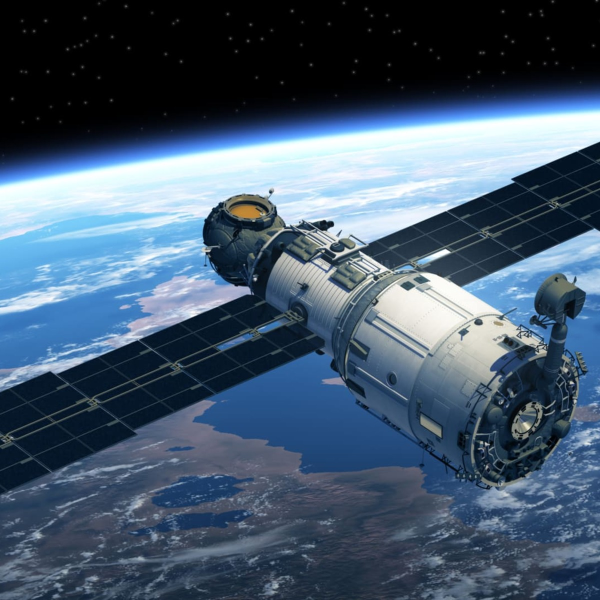
#> input picture img.jpg, 1200 x 1200 px (shown at 1/2 size)
$ python -i preprocess.py   (imports and definitions only)
#> lines starting #> are read from the running program, lines starting #| are printed output that depends on the picture
import os
import shutil
import random
from tqdm import tqdm
import numpy as np
from PIL import Image, ImageOps, ImageEnhance
import sys
sys.path.append(os.path.dirname(os.path.dirname(os.path.dirname(os.path.abspath(__file__)))))
from src.utils.common import create_dir, set_seed

# [17 lines left out: function resize_and_convert, not called in this run]

def apply_augmentation(img_path, output_path_base, target_size=(224, 224)):
    """
    Apply data augmentation to an image and save multiple augmented versions
    """
#> called with img_path = '../../img.jpg', output_path_base = 'out.png', target_size = (224, 224)
    try:
        img = Image.open(img_path).convert('RGB')
#> img is the input picture: PIL image 1200x1200 RGB; mean R, G, B 71.2, 90.6, 111
        img = img.resize(target_size)
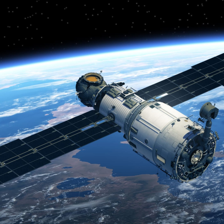
#> img: PIL image 224x224 RGB; mean R, G, B 71.2, 90.6, 111
        base_filename = os.path.splitext(os.path.basename(output_path_base))[0]
        ext = os.path.splitext(output_path_base)[1]
        output_dir = os.path.dirname(output_path_base)

        # Save original resized image
        img.save(output_path_base)

        # Apply rotation (30 degrees)
        angle = random.randint(-30, 30)  # Increased rotation range
        rotated_img = img.rotate(angle)
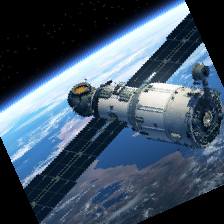
#> rotated_img: PIL image 224x224 RGB; mean R, G, B 66.3, 84.2, 102.7
        rotated_path = os.path.join(output_dir, f"{base_filename}_rotated{ext}")
        rotated_img.save(rotated_path)

        # Apply horizontal flip
        h_flipped_img = ImageOps.mirror(img)
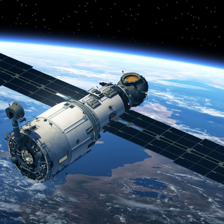
#> h_flipped_img: PIL image 224x224 RGB; mean R, G, B 71.2, 90.6, 111
        h_flipped_path = os.path.join(output_dir, f"{base_filename}_hflip{ext}")
        h_flipped_img.save(h_flipped_path)

        # Apply vertical flip
        v_flipped_img = ImageOps.flip(img)
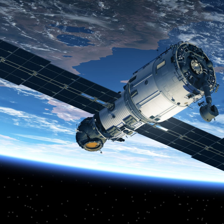
#> v_flipped_img: PIL image 224x224 RGB; mean R, G, B 71.2, 90.6, 111
        v_flipped_path = os.path.join(output_dir, f"{base_filename}_vflip{ext}")
        v_flipped_img.save(v_flipped_path)

        # Apply both flips (horizontal + vertical)
        hv_flipped_img = ImageOps.flip(ImageOps.mirror(img))
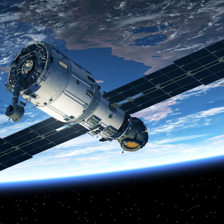
#> hv_flipped_img: PIL image 224x224 RGB; mean R, G, B 71.2, 90.6, 111
        hv_flipped_path = os.path.join(output_dir, f"{base_filename}_hvflip{ext}")
        hv_flipped_img.save(hv_flipped_path)

        # Apply brightness and contrast adjustments
        bright_factor = random.uniform(0.8, 1.2)
        contrast_factor = random.uniform(0.8, 1.2)

        enhancer = ImageEnhance.Brightness(img)
        bright_img = enhancer.enhance(bright_factor)
        enhancer = ImageEnhance.Contrast(bright_img)
        adjusted_img = enhancer.enhance(contrast_factor)

        adjusted_path = os.path.join(output_dir, f"{base_filename}_adjusted{ext}")
        adjusted_img.save(adjusted_path)

        return True
    except Exception as e:
        print(f"Error augmenting {img_path}: {e}")
        return False

# [120 lines left out: function process_horizon_dataset, not called in this run]

# [21 lines not run here, left out]

>>> result = apply_augmentation('../../img.jpg', 'out.png')
